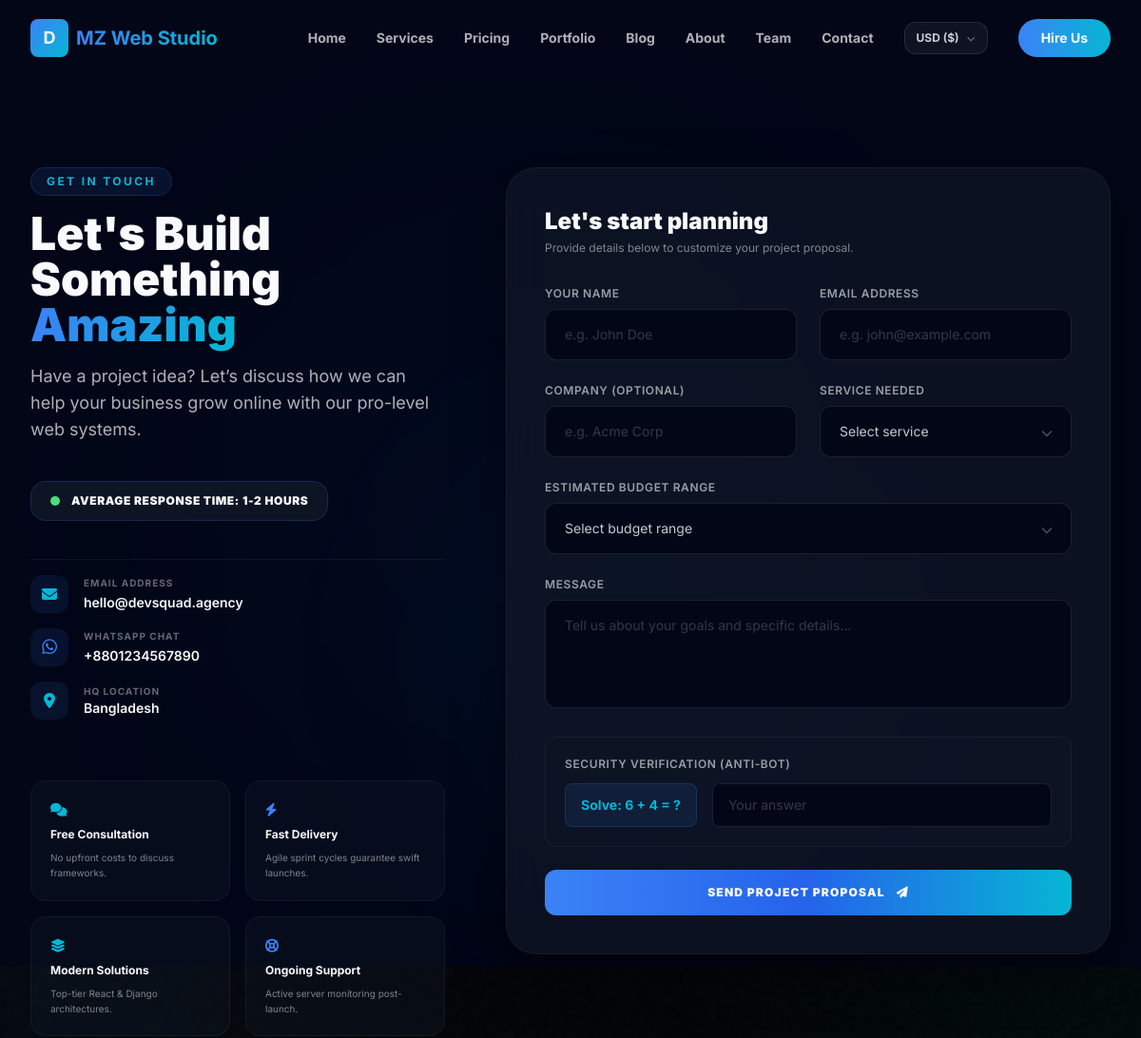
Page /contact/ (upper part) on the earlier database version.
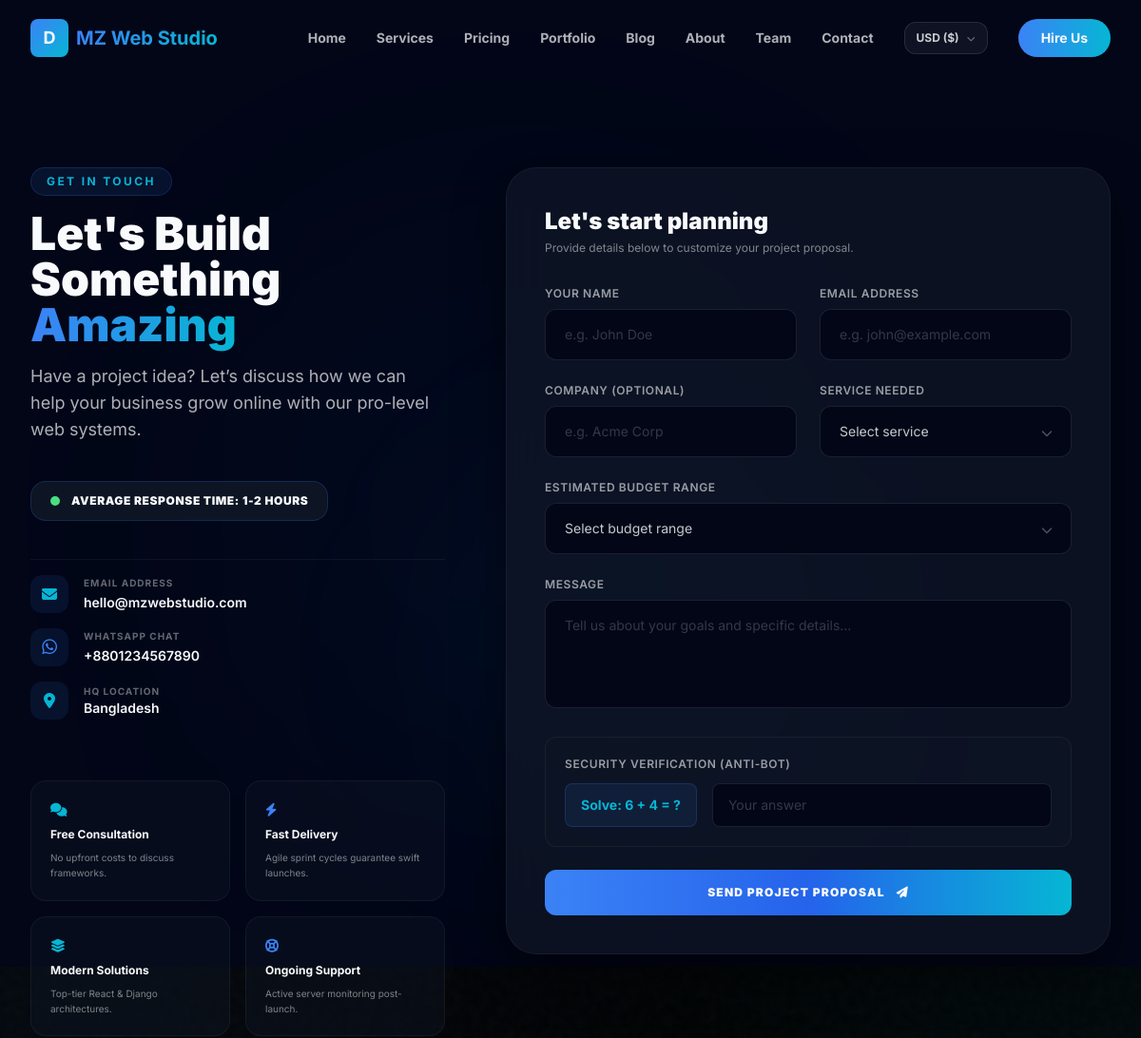
Same page on the later database version.
### devsqaud/models.py (models this page shows, shortened)
class SiteConfig(models.Model):
    hero_headline = models.CharField(max_length=300, default="We Build Scalable Digital Products")
    hero_subheading = models.TextField(default="Transforming ideas into high-performance digital experiences that drive growth.")
    about_intro = models.TextField(default="We are a team of passionate developers and designers.")
    about_mission = models.TextField(default="To deliver world-class digital solutions.")
    about_vision = models.TextField(default="To be the most trusted digital partner globally.")
    stat_projects = models.CharField(max_length=50, default="50+")
    stat_experience = models.CharField(max_length=50, default="3+")
    stat_clients = models.CharField(max_length=50, default="40+")
    contact_email = models.EmailField(default="hello@mzwebstudio.com")
    contact_phone = models.CharField(max_length=20, blank=True, default="+880 1234 567890")
    whatsapp_number = models.CharField(
        max_length=20,
        default="8801234567890",
        help_text="WhatsApp number without + sign"
    )
    footer_text = models.CharField(max_length=300, default="© 2026 MZ Web Studio. All rights reserved.")
    social_facebook = models.URLField(blank=True)
    social_twitter = models.URLField(blank=True)
    social_linkedin = models.URLField(blank=True)
    social_github = models.URLField(blank=True)
    class Meta:
        verbose_name = "Site Configuration"
        verbose_name_plural = "Site Configuration"
    @classmethod
    def load(cls):
        obj, _ = cls.objects.get_or_create(pk=1)
        return obj

### devsqaud/views.py (the view)
# urls.py: path('contact/', views.contact_view, name='contact'),
def contact_view(request):
    if request.method == 'POST':
        form = ContactForm(request.POST)
        user_answer = request.POST.get('captcha_input', '').strip()
        actual_answer = request.session.get('captcha_answer')
        if not user_answer or actual_answer is None or str(user_answer) != str(actual_answer):
            messages.error(request, 'Security verification failed! Please solve the math puzzle again.')
            num1 = random.randint(1, 9)
            num2 = random.randint(2, 9)
            request.session['captcha_answer'] = num1 + num2
            context = {
                'form': form,
                'num1': num1,
                'num2': num2,
                'selected_company': request.POST.get('company', '').strip(),
                'selected_service': request.POST.get('service', '').strip(),
                'selected_budget': request.POST.get('budget', '').strip(),
            }
            return render(request, 'contact.html', context)
        if form.is_valid():
            request.session['captcha_answer'] = None
            company = request.POST.get('company', '').strip()
            service = request.POST.get('service', '').strip()
            budget = request.POST.get('budget', '').strip()
            contact_msg = form.save(commit=False)
            extra_info = []
            if company:
                extra_info.append(f"Company: {company}")
            if service:
                extra_info.append(f"Service Needed: {service}")
            if budget:
                extra_info.append(f"Budget Range: {budget}")
            if extra_info:
                contact_msg.message = f"{contact_msg.message}\n\n---\n[Form Metadata]\n" + "\n".join(extra_info)
            contact_msg.save()
            messages.success(request, 'Thank you! Your message has been sent successfully. We\'ll get back to you soon.')
            return redirect('contact')
    else:
        form = ContactForm()
    num1 = random.randint(1, 9)
    num2 = random.randint(2, 9)
    request.session['captcha_answer'] = num1 + num2
    context = {
        'form': form,
        'num1': num1,
        'num2': num2,
    }
    return render(request, 'contact.html', context)

### devsqaud/forms.py
class ContactForm(forms.ModelForm):
    class Meta:
        model = ContactMessage
        fields = ['name', 'email', 'subject', 'message']
        widgets = {
            'name': forms.TextInput(attrs={'placeholder': 'Full Name', 'class': 'w-full bg-black-pure border border-white/10 rounded-2xl px-6 py-4 text-sm focus:outline-none focus:border-sunset-orange/50 transition-all'}),
            'email': forms.EmailInput(attrs={'placeholder': 'Email Address', 'class': 'w-full bg-black-pure border border-white/10 rounded-2xl px-6 py-4 text-sm focus:outline-none focus:border-sunset-orange/50 transition-all'}),
            'subject': forms.TextInput(attrs={'placeholder': 'Subject', 'class': 'w-full bg-black-pure border border-white/10 rounded-2xl px-6 py-4 text-sm focus:outline-none focus:border-sunset-orange/50 transition-all'}),
            'message': forms.Textarea(attrs={'placeholder': 'Tell us about your project...', 'class': 'w-full bg-black-pure border border-white/10 rounded-2xl px-6 py-4 text-sm focus:outline-none focus:border-sunset-orange/50 transition-all', 'rows': 4}),
        }

### devsqaud/context_processors.py (called while the page is built)
def site_config_context(request):
    return {
        'site': SiteConfig.load(),
    }

### templates/contact.html (shortened to what the changed rows need)
{% extends 'base.html' %}
{% load static %}
{% block content %}
<section class="relative pt-44 pb-24 overflow-hidden bg-brand-bg">
    <div class="relative z-10 max-w-7xl mx-auto px-4 sm:px-6 lg:px-8">
        <div class="grid grid-cols-1 lg:grid-cols-12 gap-16 items-start">
            <div class="lg:col-span-5 space-y-10 animate-fade-in-up">
                <div class="space-y-4">
                    <h1 class="text-4xl sm:text-5xl font-black text-brand-text leading-tight">
                        Let's Build <br class="hidden sm:inline">Something <span class="bg-gradient-to-r from-brand-primary to-brand-accent bg-clip-text text-transparent">Amazing</span>
                    </h1>
                </div>
                <div class="space-y-4 pt-4 border-t border-white/5">
                    <div class="flex items-center space-x-4">
                        <div>
                            <p class="text-[10px] font-bold text-brand-text/40 uppercase tracking-widest">Email Address</p>
                            <a href="mailto:{{ site.contact_email|default:'hello@mzwebstudio.com' }}" class="text-sm font-semibold text-brand-text hover:text-brand-primary transition-colors">{{ site.contact_email|default:'hello@mzwebstudio.com' }}</a>
                        </div>
                    </div>
                    <div class="flex items-center space-x-4">
                        <div>
                            <p class="text-[10px] font-bold text-brand-text/40 uppercase tracking-widest">WhatsApp Chat</p>
                            <a href="https://wa.me/{{ site.whatsapp_number }}?text=Hi%2C%20I%20want%20to%20build%20a%20website" target="_blank" class="text-sm font-semibold text-brand-text hover:text-brand-primary transition-colors">+{{ site.whatsapp_number }}</a>
                        </div>
                    </div>
                </div>
        </div>
        <div class="lg:col-span-7 scroll-reveal" style="animation-delay: 200ms">
            <div class="glass-card bg-[#111827]/70 backdrop-blur-xl border border-white/5 p-8 sm:p-10 rounded-[2rem] hover:border-brand-primary/20 transition-all duration-500 shadow-[0_20px_50px_rgba(0,0,0,0.5)]">
                <div class="mb-8">
                    <h2 class="text-2xl font-black text-brand-text">Let's start planning</h2>
                </div>
            </div>
        </div>
    </div>
</div>
</section>
{% endblock %}

Differences in the rows shown:
changed SiteConfig: contact_email "hello@devsquad.agency" → "hello@mzwebstudio.com"
